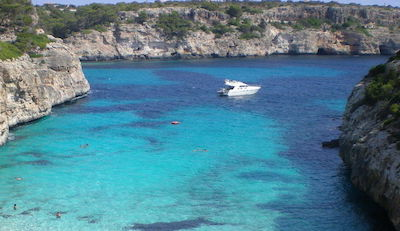
#> input picture Homework3/ex2_template/yacht.jpg, 400 x 231 px
$ python hw3_ex2_StefanWeber.py   (older library calls are emulated)
#> lines starting #> are read from the running program, lines starting #| are printed output that depends on the picture; pictures that were not available may be replaced by others from this repository, and a replacement may not be noted
from skimage import io
import matplotlib.pyplot as plt
import numpy as np
import random
import os.path
from scipy.misc import imread

import utils as utls
from skimage import color
#
# Constants
#

# Change patch_half_size to change the patch size used (patch size is 2 * patch_half_size + 1)
patch_half_size = 10
patchSize = 2 * patch_half_size + 1

# Display results interactively
showResults = True

# Read input image

# filename = 'donkey'
# filename = 'tomato'
filename = 'yacht'

# load image
im_array = imread(filename + '.jpg', mode='RGB')
#> im_array is the input picture: shape (231, 400, 3); mean R, G, B 80.8, 127, 143
imRows, imCols, imBands = np.shape(im_array)
#> imRows = 231; imCols = 400; imBands = 3

# load fill region mask
fill_region = imread(filename + '_fill.png')
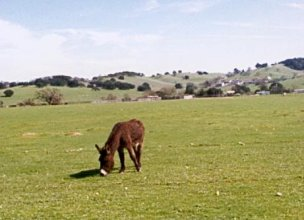
#> input picture Homework3/ex2_template/donkey.jpg, 304 x 220 px, given in place of yacht_fill.png, which was not available
#> fill_region is the input picture: shape (220, 304, 3); mean R, G, B 174.7, 172.6, 136.1

# load texture mask
texture_region = imread(filename + '_texture.png')
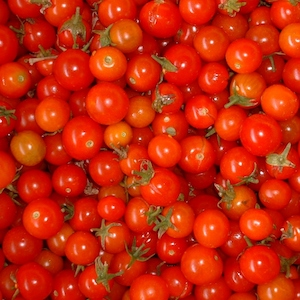
#> input picture Homework3/ex2_template/tomato.jpg, 300 x 300 px, given in place of yacht_texture.png, which was not available
#> texture_region is the input picture: shape (300, 300, 3); mean R, G, B 194, 39.7, 11.5
texture_region = color.rgb2gray(texture_region)
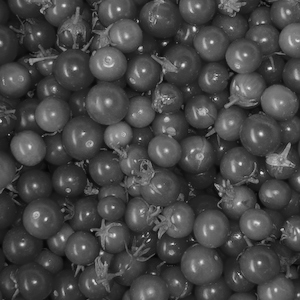
#> texture_region: shape (300, 300) float64; min 0.0167, max 0.958, mean 0.276

# prepare to display the first 2 subplots of the output
if showResults:
    plt.subplot(1,3,1)
    plt.imshow(im_array)
    plt.title('original Image')

    # create an image with the masked region blacked out, and a rectangle indicating where to
    # fill it from
    im_mask_fill = np.copy(im_array)
#> (the run stopped early here; a loop or call above may not have finished)
